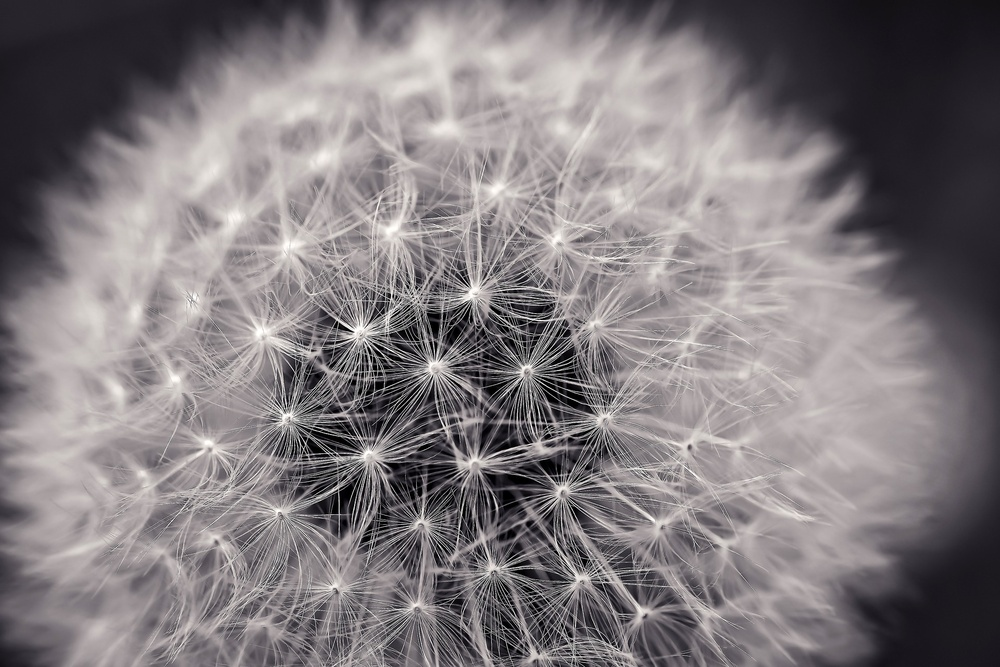
#> input picture img/dandelion.jpg, 1000 x 667 px, shrunk from 1920 x 1280 before the run
$ python 27.erode.py
#> lines starting #> are read from the running program, lines starting #| are printed output that depends on the picture
import cv2

src = cv2.imread("../img/dandelion.jpg", cv2.IMREAD_GRAYSCALE)
#> src: shape (667, 1000); min 0, max 255, mean 124.3

kernel = cv2.getStructuringElement(cv2.MORPH_ELLIPSE, (5, 5), anchor=(-1, 1))
dst_erode = cv2.erode(src, kernel, iterations=3)
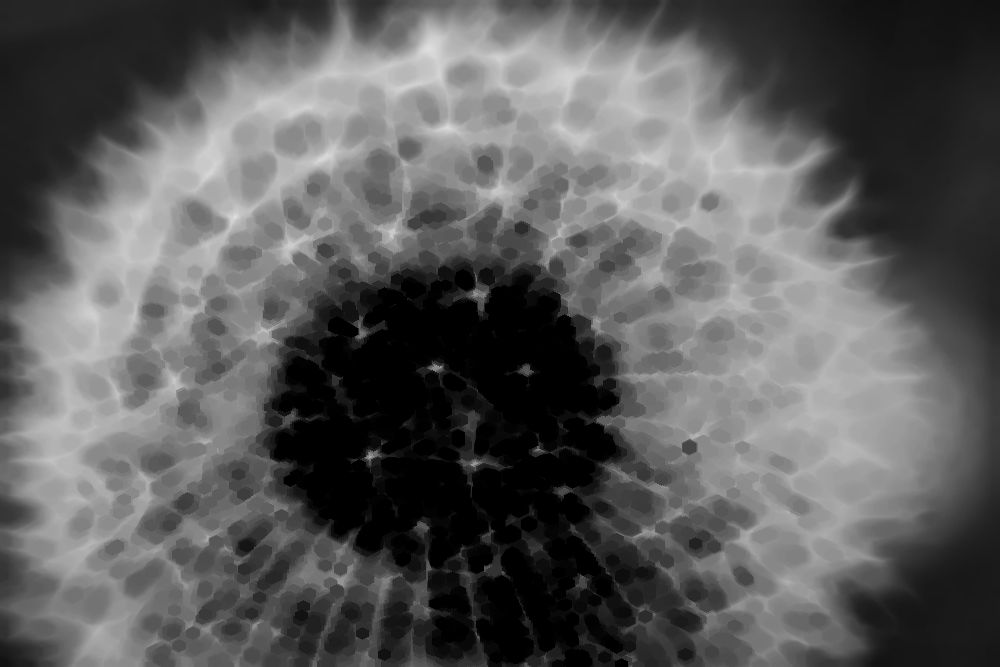
#> dst_erode: shape (667, 1000); min 0, max 223, mean 92.1
dst_dilte = cv2.dilate(src, kernel, iterations=3)
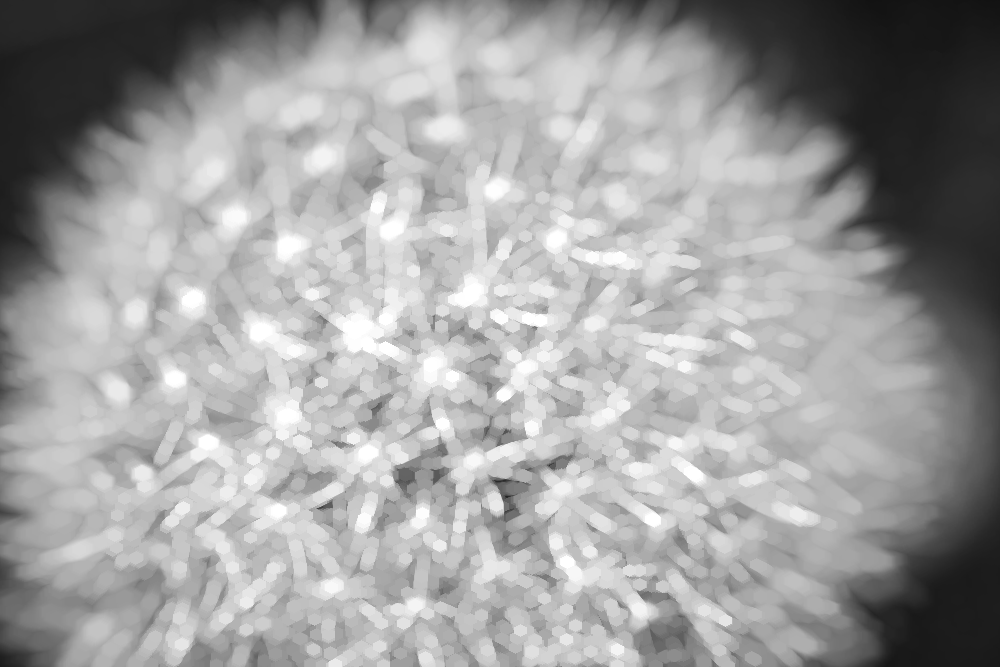
#> dst_dilte: shape (667, 1000); min 18, max 255, mean 159

cv2.imshow("kernel", kernel)
cv2.imshow("dst_erode", dst_erode)
cv2.imshow("dst_dilte", dst_dilte)
cv2.waitKey(0)
cv2.destroyAllWindows()

$ run again, with img/beagle.jpg copied over img/dandelion.jpg
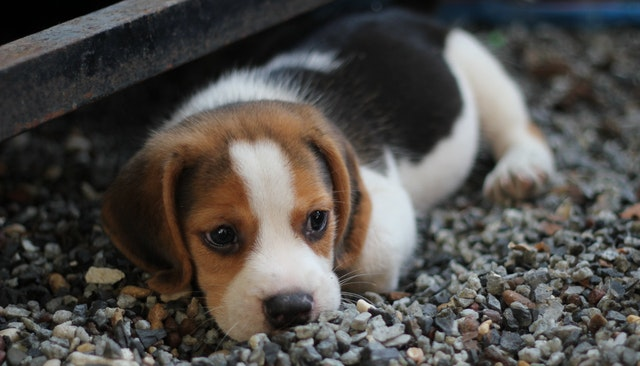
#> input picture img/beagle.jpg, 640 x 366 px
#> `dst_erode = cv2.erode(src, kernel, iterations=3)`:
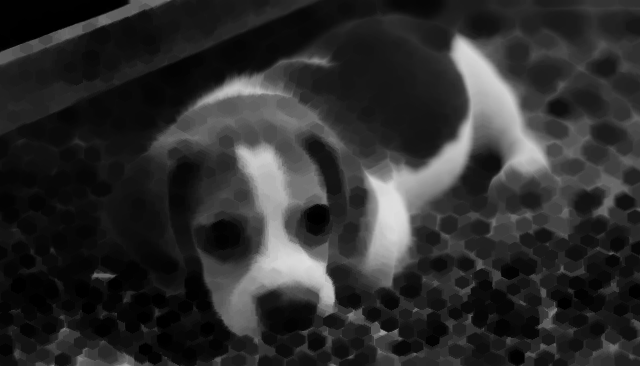
#> dst_erode: shape (366, 640); min 0, max 222, mean 45.6
#> `dst_dilte = cv2.dilate(src, kernel, iterations=3)`:
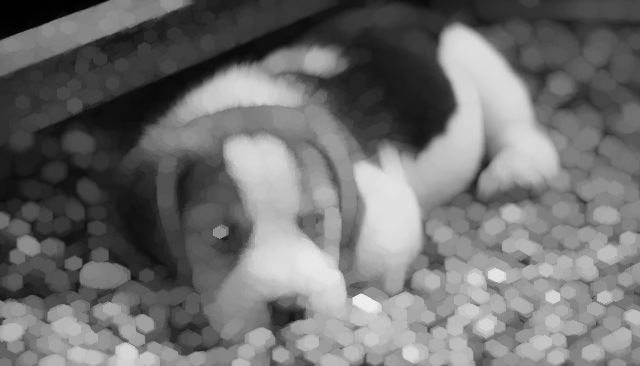
#> dst_dilte: shape (366, 640); min 1, max 237, mean 111.7

$ run again, with img/building.jpg copied over img/dandelion.jpg
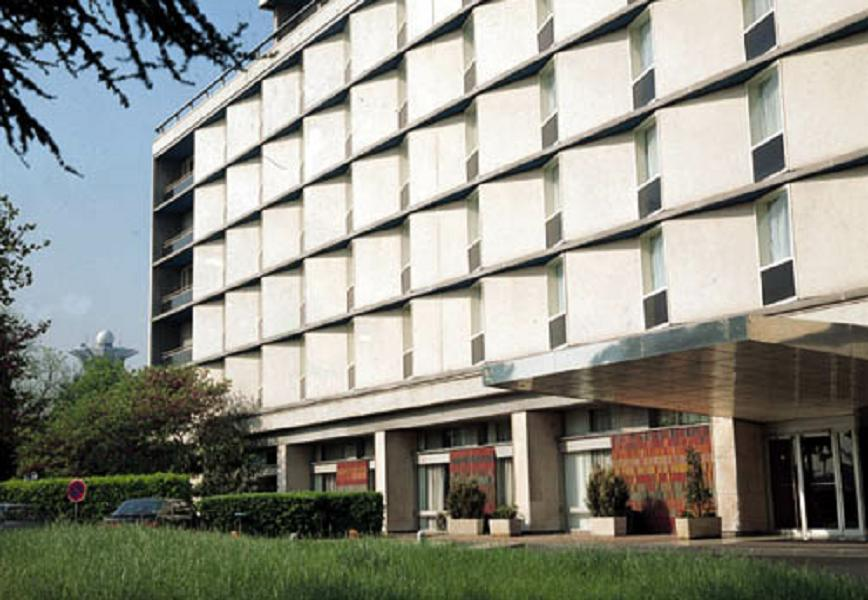
#> input picture img/building.jpg, 868 x 600 px
#> `dst_erode = cv2.erode(src, kernel, iterations=3)`:
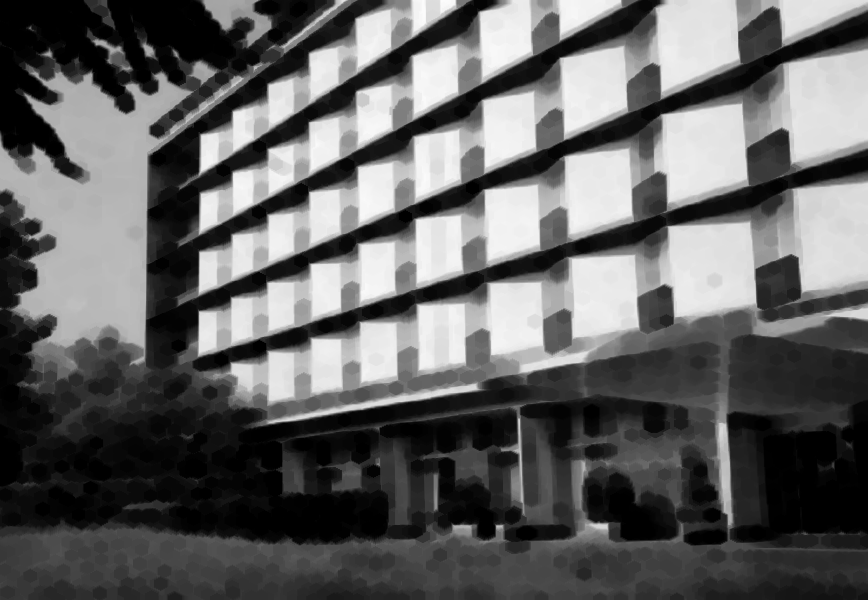
#> dst_erode: shape (600, 868); min 0, max 252, mean 98.7
#> `dst_dilte = cv2.dilate(src, kernel, iterations=3)`:
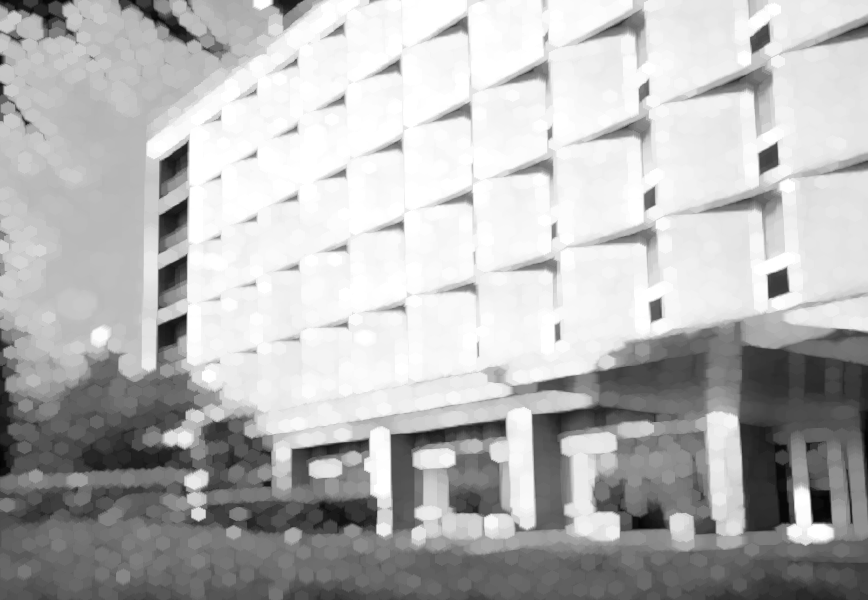
#> dst_dilte: shape (600, 868); min 2, max 255, mean 182.7
